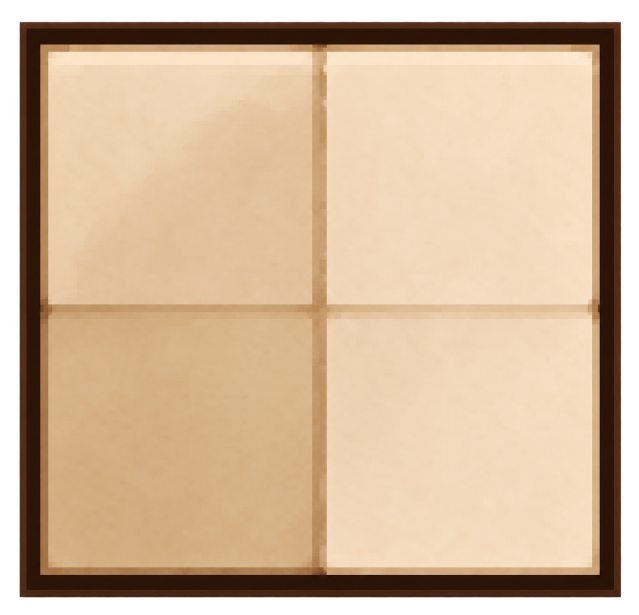
#> input picture assets_nuevos_prueba/assets_2026-10-06/papel.png, 1278 x 1230 px (shown at 1/2 size)
$ python armar_iconos_assets.py
#> lines starting #> are read from the running program, lines starting #| are printed output that depends on the picture; after the words box and inside, x2 and y2 are one past the last pixel; in counts of white or black regions, pixels touching at a corner belong together
"""Arma los íconos de molde de 64x64 con los sprites unificados del usuario (2026-10-06, "escucha ahi tengo assets para armar
los items... esto me parece lo mejor para unificar" -> "empecemos solo por la tabla de faldas pantalones torsos y capas").

Cada ícono = el panel de pergamino plegado de fondo (`papel.png`) + el sprite centrado encima. Los sprites vienen en tiras
(`faldas.png`, `pantalones.png`, `torsos.png`, `capas.png`) de assets_nuevos_prueba/assets_2026-10-06/; se cortan por columnas
vacías (donde dos se tocan, por el valle de menos alfa). Los íconos que reemplaza se copian antes a
assets_viejos/iconos_assets_2026-10-06/.
"""
import os, shutil
import numpy as np
from PIL import Image

RAIZ = os.path.normpath(os.path.join(os.path.dirname(__file__), ".."))
FUENTE = os.path.join(RAIZ, "assets_nuevos_prueba", "assets_2026-10-06")
ITEMS = os.path.join(RAIZ, "src", "main", "resources", "assets", "modamod", "textures", "item")
VIEJOS = os.path.join(RAIZ, "assets_viejos", "iconos_assets_2026-10-06")

# tira -> nombres de ítem en el orden de la imagen
TIRAS = {
    "faldas.png": ["molde_pollera_campana", "molde_pollera_circular", "molde_pollera_tubo", "molde_pollera_tableada", "molde_pollera_globo"],
    "pantalones.png": ["molde_calce_pegado", "molde_calce_ajustado", "molde_calce_normal", "molde_calce_suelto", "molde_calce_oversize"],
    "torsos.png": ["molde_cuello_redondo", "molde_cuello_v", "molde_cuello_polera", "molde_cuello_cuadrado", "molde_cuello_corazon"],
    "volantes.png": [None, "molde_volado_recto", "molde_volado_circular"],   # el 1.º (falda lisa con puntada) todavía no tiene dónde ir
    "capas.png": ["molde_capa_ruedo_redondeado", "molde_capa_ruedo_recto", "molde_capa_cuello_alto", "molde_capa_ruedo_cola"],
}
TAM = 64
CAJA = 54          # lado máximo del sprite MÁS GRANDE de cada tira dentro del papel (margen para el marco); los demás de la tira escalan igual


def cortar(tira, n):
    """Las n columnas-rango de la tira; si hay menos rangos que sprites, parte el más ancho por su valle de alfa."""
    alfa = np.array(tira)[..., 3] > 20
    col = alfa.any(axis=0)
    rangos, s = [], None
    for x, v in enumerate(col):
        if v and s is None: s = x
        if not v and s is not None: rangos.append([s, x]); s = None
    if s is not None: rangos.append([s, len(col)])
    cuenta = alfa.sum(axis=0)
    while len(rangos) < n:
        i = max(range(len(rangos)), key=lambda k: rangos[k][1] - rangos[k][0])
        a, b = rangos[i]
        ancho = b - a
        # el valle en el tramo del medio, con tantos sprites como falten partir en ese rango
        desde, hasta = a + ancho // 5, b - ancho // 5
        corte = desde + int(np.argmin(cuenta[desde:hasta]))
        rangos[i:i + 1] = [[a, corte], [corte, b]]
    return [tuple(r) for r in rangos]


def sprite(tira, x0, x1):
    recorte = tira.crop((x0, 0, x1, tira.height))
    caja = recorte.getbbox()
    return recorte.crop(caja)


def componer(papel, spr, k):
    fondo = papel.resize((TAM, TAM), Image.LANCZOS).convert("RGBA")
    w, h = spr.size
    spr = spr.resize((max(1, round(w * k)), max(1, round(h * k))), Image.LANCZOS)
    fondo.alpha_composite(spr, ((TAM - spr.width) // 2, (TAM - spr.height) // 2 + 1))
    return fondo


def guardar(nombre, img):
    destino = os.path.join(ITEMS, nombre + ".png")
    if os.path.exists(destino) and not os.path.exists(os.path.join(VIEJOS, nombre + ".png")):
        shutil.copy(destino, os.path.join(VIEJOS, nombre + ".png"))
    img.save(destino)
    print("ok", nombre)


# motivos.png: grilla de 10 x 3 íconos; (fila, columna) de cada uno que se usa
MOTIVOS = {
    "molde_aplique_mono": (0, 9),       # moño rojo (el verde está en (2, 1))
    "molde_aplique_mariposa": (2, 0),   # mariposa violeta
    "molde_aplique_flor": (0, 3),       # flor rosa (la blanca está en (2, 2))
}
# los patrones llevan el motivo adentro del aro de bordado
PATRONES = {
    "pattern_corazones": (0, 1),
    "pattern_estrellas": (1, 9),
}
CAJA_MOTIVO = 40     # lado máximo del motivo sobre el papel
CAJA_ARO = 30        # lado máximo del motivo adentro del aro


def motivo(grilla, fila, col):
    celda_w, celda_h = grilla.width / 10, grilla.height / 3
    recorte = grilla.crop((round(col * celda_w), round(fila * celda_h), round((col + 1) * celda_w), round((fila + 1) * celda_h)))
    return recorte.crop(recorte.getbbox())


def en_caja(spr, caja):
    k = min(caja / spr.width, caja / spr.height)
    return spr.resize((max(1, round(spr.width * k)), max(1, round(spr.height * k))), Image.LANCZOS)


def main():
    papel = Image.open(os.path.join(FUENTE, "papel.png")).convert("RGBA")
#> papel is the input picture: PIL image 1278x1230 RGBA; mean R, G, B, A 180.2, 153.1, 124.5, 222.3
    os.makedirs(VIEJOS, exist_ok=True)
    for archivo, nombres in TIRAS.items():
        tira = Image.open(os.path.join(FUENTE, archivo)).convert("RGBA")
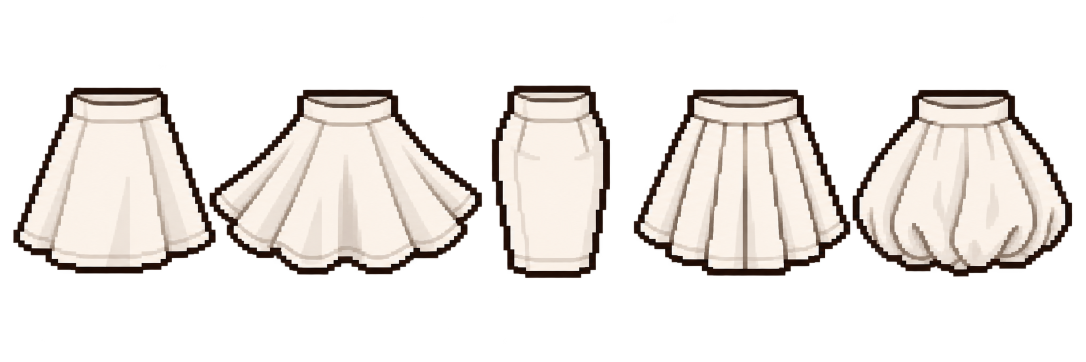
#> input picture assets_nuevos_prueba/assets_2026-10-06/faldas.png, 2172 x 724 px (shown at 1/2 size)
#> tira is the input picture: PIL image 2172x724 RGBA; mean R, G, B, A 74, 69.6, 66.2, 90.2
        rangos = cortar(tira, len(nombres))
#> in cortar, `alfa = np.array(tira)[..., 3] > 20`:
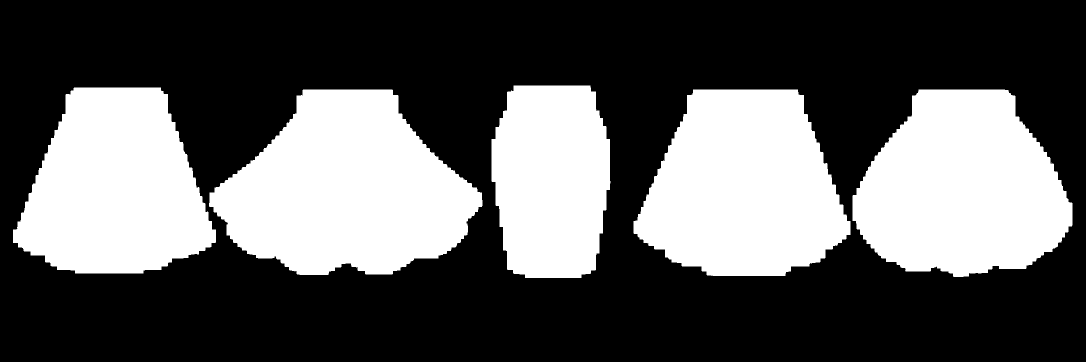
#> alfa: shape (724, 2172) bool (shown at 1/2 size); 36% white; 6 white regions (1 under 20 px), largest, box (x1, y1, x2, y2) and area: (418, 179, 965, 550) 136172, (1705, 179, 2145, 554) 121900, (1267, 179, 1701, 552) 119743, (26, 175, 432, 547) 109387, (983, 171, 1221, 556) 78836
#> the loop in cortar, `for x, v in enumerate(col):` made 2172 passes
#> v on passes 1 to 12: False, False, False, False, False, False, False, False, False, False, False, False
#> after the loop in cortar, `for x, v in enumerate(col):`: rangos = [[26, 965], [983, 1221], [1267, 1701], [1705, 2145]]
#> in cortar, `cuenta = alfa.sum(axis=0)`: cuenta = 2172 values, max 385 at index 1050, min 0 at index 0, mean 260.6
#> the loop in cortar, `while len(rangos) < n:` made 1 pass
#> (i, a, b, ancho, desde, hasta, corte) on pass 1: (0, 26, 965, 939, 213, 778, 432)
#> after the loop in cortar, `while len(rangos) < n:`: rangos = [[26, 432], [432, 965], [983, 1221], [1267, 1701], [1705, 2145]]
#> rangos = [(26, 432), (432, 965), (983, 1221), (1267, 1701), (1705, 2145)]
        assert len(rangos) >= len(nombres), (archivo, rangos)   # torsos.png trae un 6.º (capucha) que todavía no se usa
        sprites = [sprite(tira, x0, x1) for (x0, x1) in rangos[:len(nombres)]]
#> in sprite, `caja = recorte.getbbox()`: caja = (0, 9, 406, 688)
#> call 3 of sprite, with x0 = 983, x1 = 1221
#> in sprite (call 3), `recorte = tira.crop((x0, 0, x1, tira.height))`:
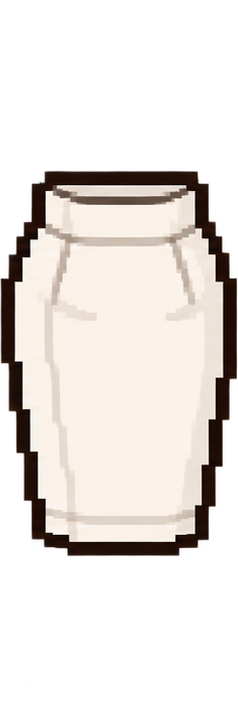
#> recorte: PIL image 238x724 RGBA; mean R, G, B, A 93.1, 87.7, 83.6, 114.7; transparent parts drawn white
#> in sprite (call 3), `caja = recorte.getbbox()`: caja = (0, 9, 238, 688)
#> in sprite (call 5), `recorte = tira.crop((x0, 0, x1, tira.height))`:
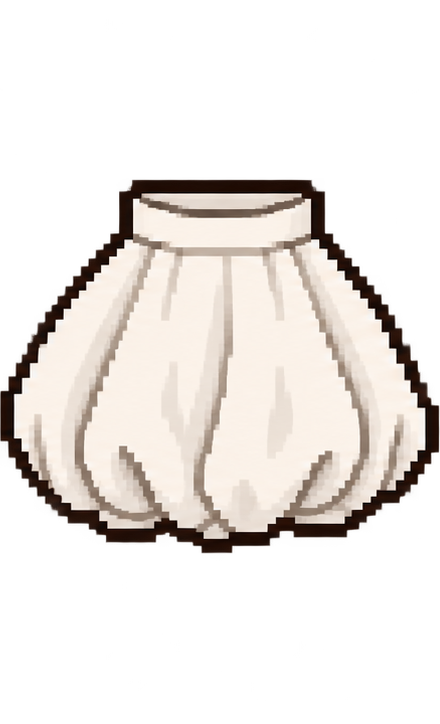
#> recorte: PIL image 440x724 RGBA; mean R, G, B, A 78.2, 73.4, 69.7, 95.8; transparent parts drawn white
#> in sprite (call 5), `caja = recorte.getbbox()`: caja = (0, 19, 440, 701)
#> in sprite (call 5), `return recorte.crop(caja)`:
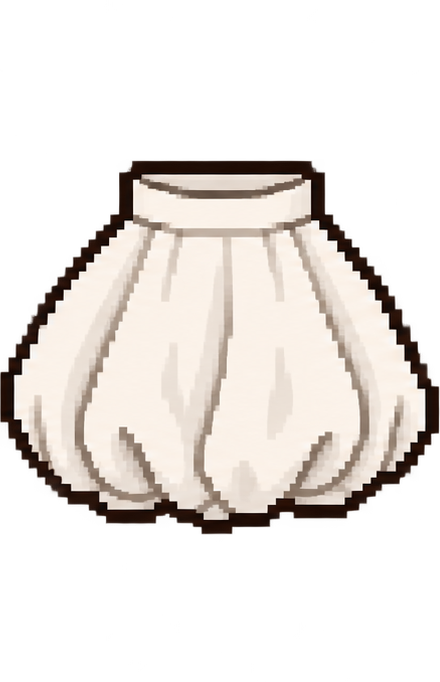
#> returned value: PIL image 440x682 RGBA; mean R, G, B, A 83, 77.9, 74, 101.7; transparent parts drawn white
#> sprites = 5 items
        k = min(CAJA / max(sp.width for sp in sprites), CAJA / max(sp.height for sp in sprites))   # misma escala en toda la tira
#> k = 0.0753
        for nombre, spr in zip(nombres, sprites):
            if nombre:
                guardar(nombre, componer(papel, spr, k))
#> this loop made 5 passes
#> (w in componer, h in componer) on passes 1 to 5: (406, 679), (533, 717), (238, 679), (434, 668), (440, 682)
#| ok molde_pollera_campana
#| ok molde_pollera_circular
#| ok molde_pollera_tubo
#| ok molde_pollera_tableada
#| ok molde_pollera_globo
#> pass 1, in guardar, `img.save(destino)`:
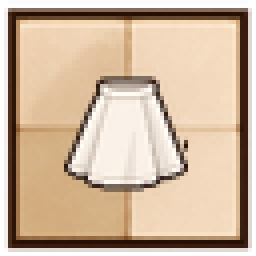
#> saved as molde_pollera_campana.png: PIL image 64x64 RGBA (shown 4 times larger); mean R, G, B, A 181.8, 155.2, 130.2, 222.9; transparent parts drawn white
#> pass 2, in componer (call 2), `spr = spr.resize((max(1, round(w * k)), max(1, round(h * k))), Image.L..`:
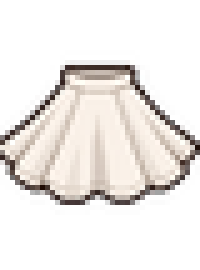
#> spr: PIL image 40x54 RGBA (shown 5 times larger); mean R, G, B, A 74.4, 70.3, 67.1, 89.1; transparent parts drawn white
#> pass 2 of the loop in main, `for archivo, nombres in TIRAS.items():`:
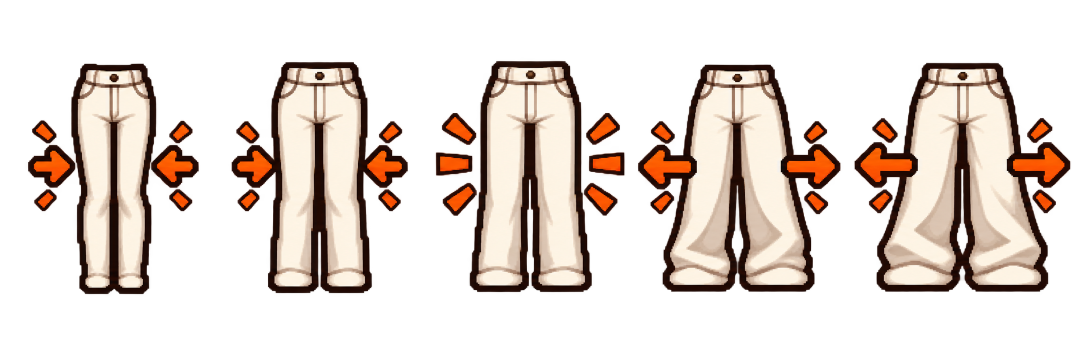
#> input picture assets_nuevos_prueba/assets_2026-10-06/pantalones.png, 2172 x 724 px (shown at 1/2 size)
#> in main, tira is the input picture: PIL image 2172x724 RGBA; mean R, G, B, A 61.8, 50.8, 44.1, 87.3
#> in cortar (call 2), `alfa = np.array(tira)[..., 3] > 20`:
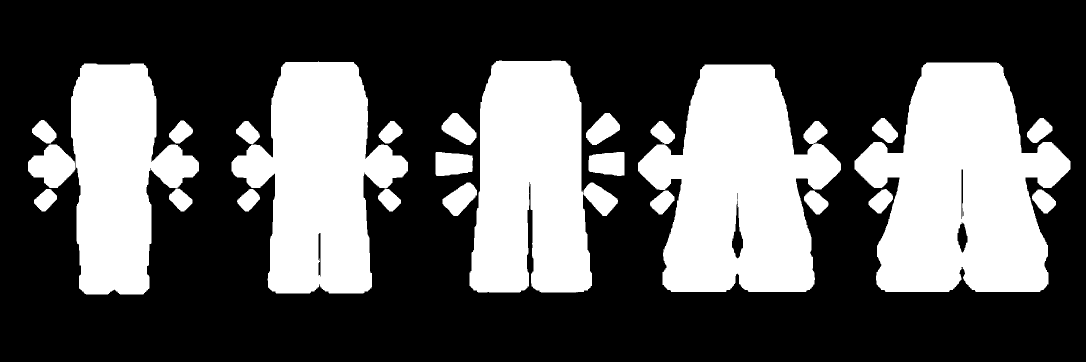
#> alfa: shape (724, 2172) bool (shown at 1/2 size); 35.3% white; 25 white regions, largest, box (x1, y1, x2, y2) and area: (1709, 125, 2141, 584) 129425, (1276, 129, 1682, 584) 117832, (939, 121, 1236, 585) 97010
#> the loop in cortar (call 2), `for x, v in enumerate(col):` made 2172 passes
#> after the loop in cortar (call 2), `for x, v in enumerate(col):`: rangos = [[56, 398], [463, 816], [871, 1249], [1276, 1682], [1709, 2141]]
#> cuenta = 2172 values, max 464 at index 998, min 0 at index 0, mean 255.3
#> in main, `rangos = cortar(tira, len(nombres))`: rangos = [(56, 398), (463, 816), (871, 1249), (1276, 1682), (1709, 2141)]
#> recorte: PIL image 342x724 RGBA
#> recorte: PIL image 353x724 RGBA
#> recorte: PIL image 378x724 RGBA
#> recorte: PIL image 406x724 RGBA
#> recorte: PIL image 432x724 RGBA
#> k = 0.085
#> the loop in main, `for nombre, spr in zip(nombres, sprites):` made 5 passes
#> (w in componer, h in componer) on passes 1 to 5: (342, 472), (353, 565), (378, 584), (406, 467), (432, 635)
#> (printed output is left out)
#> pass 2, in guardar (call 7), `img.save(destino)`:
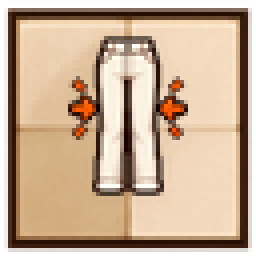
#> saved as molde_calce_ajustado.png: PIL image 64x64 RGBA (shown 4 times larger); mean R, G, B, A 174.4, 145.5, 119.6, 222.9; transparent parts drawn white
#> pass 3 of the loop in main, `for archivo, nombres in TIRAS.items():`:
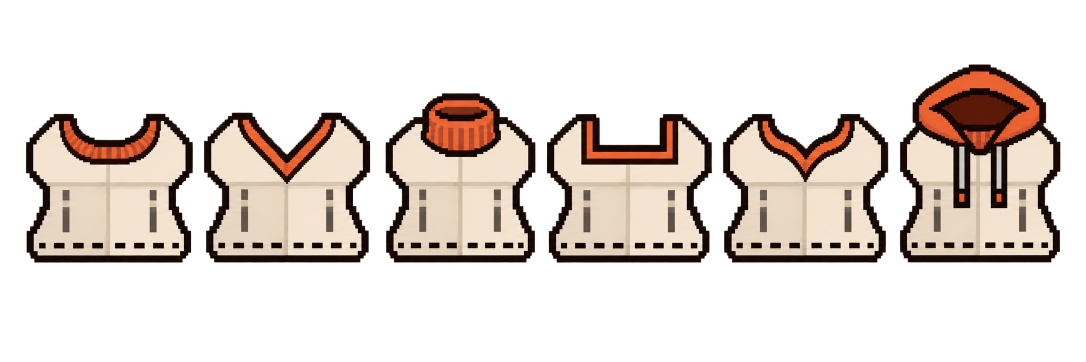
#> input picture assets_nuevos_prueba/assets_2026-10-06/torsos.png, 2172 x 724 px (shown at 1/2 size)
#> in main, tira is the input picture: PIL image 2172x724 RGBA; mean R, G, B, A 57, 48.4, 42.5, 83.8
#> in cortar (call 3), `alfa = np.array(tira)[..., 3] > 20`:
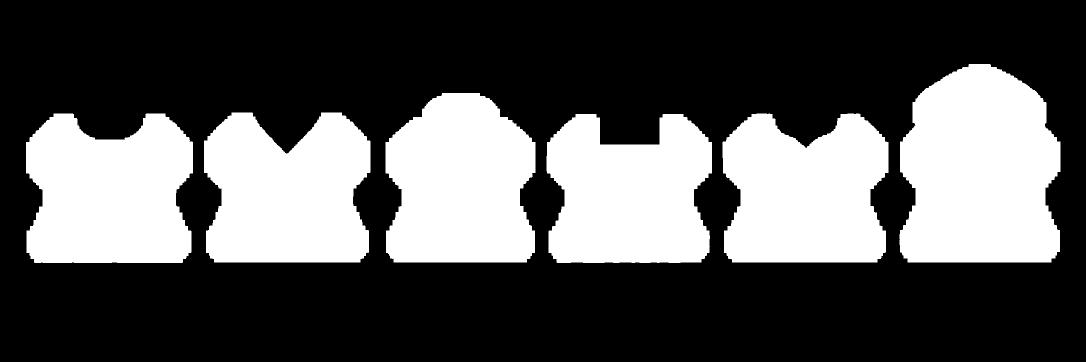
#> alfa: shape (724, 2172) bool (shown at 1/2 size); 33.4% white; 8 white regions (2 under 20 px), largest, box (x1, y1, x2, y2) and area: (1799, 128, 2121, 525) 107184, (771, 186, 1071, 525) 85393, (52, 227, 386, 526) 84746, (408, 225, 741, 525) 83928, (1445, 227, 1777, 525) 83053, (1093, 228, 1424, 526) 81061
#> the loop in cortar (call 3), `for x, v in enumerate(col):` made 2172 passes
#> after the loop in cortar (call 3), `for x, v in enumerate(col):`: rangos = [[52, 386], [408, 741], [771, 1071], [1093, 1424], [1445, 1777], [1799, 2121]]
#> cuenta = 2172 values, max 397 at index 1938, min 0 at index 0, mean 241.9
#> in main, `rangos = cortar(tira, len(nombres))`: rangos = [(52, 386), (408, 741), (771, 1071), (1093, 1424), (1445, 1777), (1799, 2121)]
#> recorte: PIL image 334x724 RGBA
#> recorte: PIL image 333x724 RGBA
#> recorte: PIL image 300x724 RGBA
#> recorte: PIL image 331x724 RGBA
#> recorte: PIL image 332x724 RGBA
#> k = 0.0856
#> the loop in main, `for nombre, spr in zip(nombres, sprites):` made 5 passes
#> (w in componer, h in componer) on passes 1 to 5: (334, 613), (333, 597), (300, 631), (331, 601), (332, 566)
#> (printed output is left out)
#> pass 2, in componer (call 12), `spr = spr.resize((max(1, round(w * k)), max(1, round(h * k))), Image.L..`:
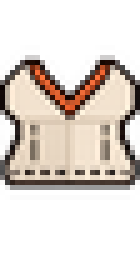
#> spr: PIL image 28x51 RGBA (shown 5 times larger); mean R, G, B, A 75.6, 66.3, 58.8, 106; transparent parts drawn white
#> the loop made 5 passes; the first 3 are shown

    # Apliques: el motivo sobre el pergamino
#> (the run stopped early here; a loop or call above may not have finished)
